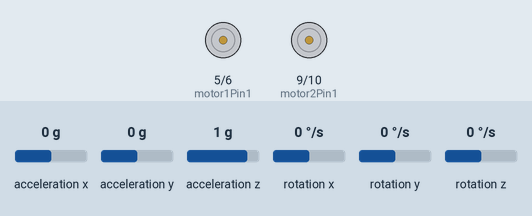
Recording of a sketch running on a simulated Arduino Uno, built with avr-gcc and run on an emulated ATmega328P. Shown: motor-driver pin pairs drawn as motors (green arrow = first pin HIGH = forward, orange = second pin HIGH = backward, longer = more drive). Inputs (shaded band) come from the test bench; at power-on: acceleration y 0 g, acceleration z 1 g, acceleration x 0 g, rotation x 0 °/s, rotation y 0 °/s, rotation z 0 °/s.

Above: at 1.2 s.
1.3 s: acceleration y set to -1.4 g
At 1.46 s:
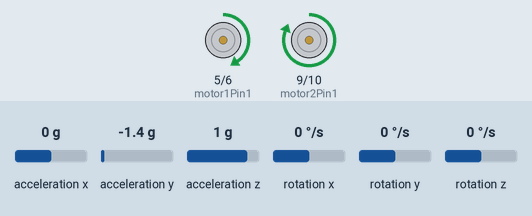
At 2.07 s:
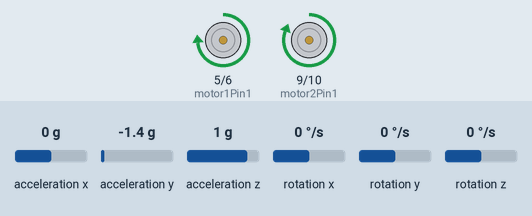
4.3 s: acceleration y set to 1.4 g
At 4.55 s:
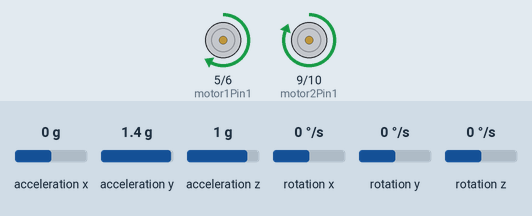
7.3 s: acceleration z set to 1.4 g
10.3 s: acceleration y set to -1.4 g
13.3 s: acceleration y set to 0 g
14.8 s: acceleration y set to -0.8 g
At 14.96 s:
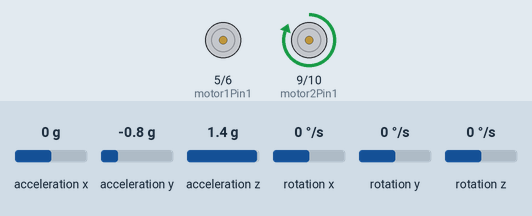
Timing chart, 0 to 18.8 s (numbered marks = the images above; inputs shaded):
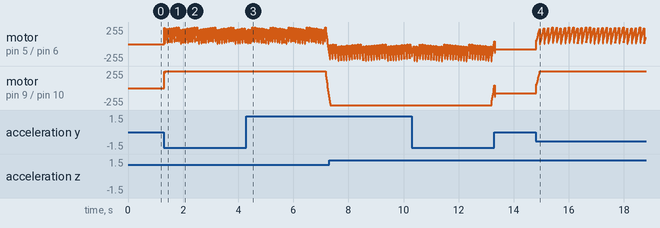

Measured:
- after the input at 1.3 s, motor on pin 9 (motor2Pin1) / pin 10 (motor2Pin2): stopped → forward 255/255 at once
- after the input at 4.3 s, motor on pin 9 (motor2Pin1) / pin 10 (motor2Pin2): moves from forward 255/255 to backward 179/255 over 0.13 s, starting after 2.9 s
- after the input at 10.3 s, motor on pin 9 (motor2Pin1) / pin 10 (motor2Pin2): backward 255/255 → forward 38/255 after 2.9 s

The sketch:

Self-Balancing_Robot.ino
```cpp
#include <Wire.h>
#include <MPU6050.h>

// MPU6050 setup
MPU6050 mpu;

// Motor pins
const int motor1Pin1 = 5;
const int motor1Pin2 = 6;
const int motor2Pin1 = 9;
const int motor2Pin2 = 10;

// PID variables
float Kp = 2.5, Ki = 0.8, Kd = 1.2; // Tune these values for your robot
float setpoint = 0; // Desired angle (upright position)
float input, output;
float previousError = 0, integral = 0;

void setup() {
  // Initialize serial communication
  Serial.begin(9600);

  // Initialize MPU6050
  Wire.begin();
  mpu.initialize();
  if (!mpu.testConnection()) {
    Serial.println("MPU6050 connection failed");
    while (1);
  }

  // Set motor pins as outputs
  pinMode(motor1Pin1, OUTPUT);
  pinMode(motor1Pin2, OUTPUT);
  pinMode(motor2Pin1, OUTPUT);
  pinMode(motor2Pin2, OUTPUT);
}

void loop() {
  // Read angle from MPU6050
  int16_t ax, ay, az, gx, gy, gz;
  mpu.getMotion6(&ax, &ay, &az, &gx, &gy, &gz);
  float angle = atan2(ay, az) * 180 / PI; // Calculate tilt angle

  // PID control
  float error = setpoint - angle;
  integral += error;
  float derivative = error - previousError;
  output = Kp * error + Ki * integral + Kd * derivative;
  previousError = error;

  // Control motors based on PID output
  if (output > 0) {
    // Move forward
    analogWrite(motor1Pin1, output);
    analogWrite(motor1Pin2, 0);
    analogWrite(motor2Pin1, output);
    analogWrite(motor2Pin2, 0);
  } else {
    // Move backward
    analogWrite(motor1Pin1, 0);
    analogWrite(motor1Pin2, -output);
    analogWrite(motor2Pin1, 0);
    analogWrite(motor2Pin2, -output);
  }

  delay(10); // Adjust loop speed
}
```
